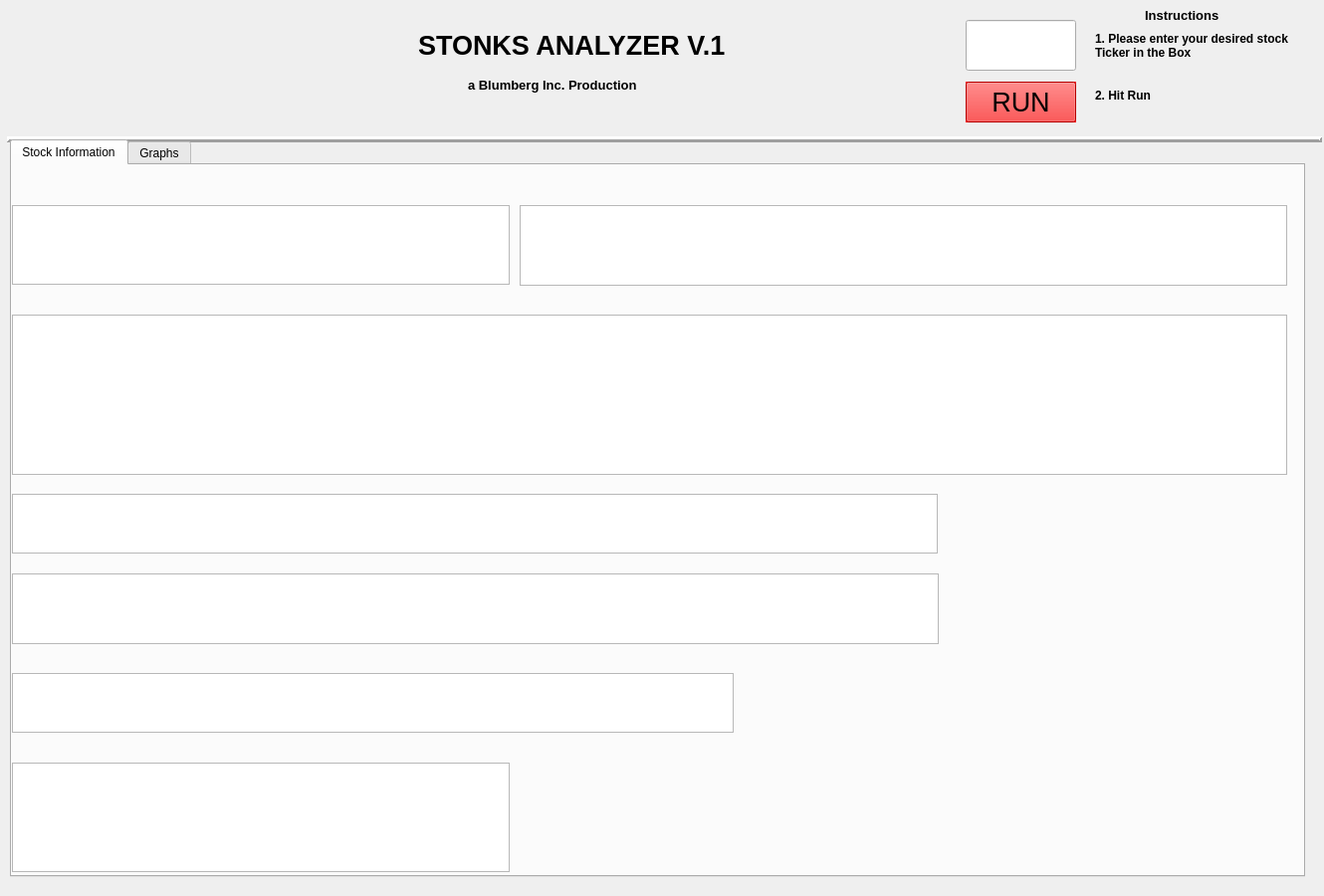
<?xml version="1.0" encoding="UTF-8"?>
<ui version="4.0">
 <class>Form</class>
 <widget class="QWidget" name="Form">
  <property name="geometry">
   <rect>
    <x>0</x>
    <y>0</y>
    <width>1330</width>
    <height>900</height>
   </rect>
  </property>
  <property name="windowTitle">
   <string>Form</string>
  </property>
  <widget class="QLineEdit" name="lineEdit">
   <property name="geometry">
    <rect>
     <x>970</x>
     <y>20</y>
     <width>111</width>
     <height>51</height>
    </rect>
   </property>
   <property name="font">
    <font>
     <pointsize>30</pointsize>
     <weight>50</weight>
     <bold>false</bold>
    </font>
   </property>
   <property name="text">
    <string/>
   </property>
  </widget>
  <widget class="QLabel" name="label_2">
   <property name="geometry">
    <rect>
     <x>20</x>
     <y>10</y>
     <width>211</width>
     <height>121</height>
    </rect>
   </property>
   <property name="text">
    <string/>
   </property>
   <property name="pixmap">
    <pixmap>stonks.jpg</pixmap>
   </property>
   <property name="scaledContents">
    <bool>true</bool>
   </property>
  </widget>
  <widget class="Line" name="line">
   <property name="geometry">
    <rect>
     <x>7</x>
     <y>130</y>
     <width>1321</width>
     <height>20</height>
    </rect>
   </property>
   <property name="font">
    <font>
     <pointsize>8</pointsize>
    </font>
   </property>
   <property name="frameShadow">
    <enum>QFrame::Raised</enum>
   </property>
   <property name="lineWidth">
    <number>3</number>
   </property>
   <property name="orientation">
    <enum>Qt::Horizontal</enum>
   </property>
  </widget>
  <widget class="QPushButton" name="pushButton">
   <property name="geometry">
    <rect>
     <x>970</x>
     <y>82</y>
     <width>111</width>
     <height>41</height>
    </rect>
   </property>
   <property name="palette">
    <palette>
     <active>
      <colorrole role="WindowText">
       <brush brushstyle="SolidPattern">
        <color alpha="255">
         <red>0</red>
         <green>0</green>
         <blue>0</blue>
        </color>
       </brush>
      </colorrole>
      <colorrole role="Button">
       <brush brushstyle="SolidPattern">
        <color alpha="255">
         <red>255</red>
         <green>0</green>
         <blue>0</blue>
        </color>
       </brush>
      </colorrole>
      <colorrole role="Light">
       <brush brushstyle="SolidPattern">
        <color alpha="255">
         <red>255</red>
         <green>127</green>
         <blue>127</blue>
        </color>
       </brush>
      </colorrole>
      <colorrole role="Midlight">
       <brush brushstyle="SolidPattern">
        <color alpha="255">
         <red>255</red>
         <green>63</green>
         <blue>63</blue>
        </color>
       </brush>
      </colorrole>
      <colorrole role="Dark">
       <brush brushstyle="SolidPattern">
        <color alpha="255">
         <red>127</red>
         <green>0</green>
         <blue>0</blue>
        </color>
       </brush>
      </colorrole>
      <colorrole role="Mid">
       <brush brushstyle="SolidPattern">
        <color alpha="255">
         <red>170</red>
         <green>0</green>
         <blue>0</blue>
        </color>
       </brush>
      </colorrole>
      <colorrole role="Text">
       <brush brushstyle="SolidPattern">
        <color alpha="255">
         <red>0</red>
         <green>0</green>
         <blue>0</blue>
        </color>
       </brush>
      </colorrole>
      <colorrole role="BrightText">
       <brush brushstyle="SolidPattern">
        <color alpha="255">
         <red>255</red>
         <green>255</green>
         <blue>255</blue>
        </color>
       </brush>
      </colorrole>
      <colorrole role="ButtonText">
       <brush brushstyle="SolidPattern">
        <color alpha="255">
         <red>0</red>
         <green>0</green>
         <blue>0</blue>
        </color>
       </brush>
      </colorrole>
      <colorrole role="Base">
       <brush brushstyle="SolidPattern">
        <color alpha="255">
         <red>255</red>
         <green>255</green>
         <blue>255</blue>
        </color>
       </brush>
      </colorrole>
      <colorrole role="Window">
       <brush brushstyle="SolidPattern">
        <color alpha="255">
         <red>255</red>
         <green>0</green>
         <blue>0</blue>
        </color>
       </brush>
      </colorrole>
      <colorrole role="Shadow">
       <brush brushstyle="SolidPattern">
        <color alpha="255">
         <red>0</red>
         <green>0</green>
         <blue>0</blue>
        </color>
       </brush>
      </colorrole>
      <colorrole role="AlternateBase">
       <brush brushstyle="SolidPattern">
        <color alpha="255">
         <red>255</red>
         <green>127</green>
         <blue>127</blue>
        </color>
       </brush>
      </colorrole>
      <colorrole role="ToolTipBase">
       <brush brushstyle="SolidPattern">
        <color alpha="255">
         <red>255</red>
         <green>255</green>
         <blue>220</blue>
        </color>
       </brush>
      </colorrole>
      <colorrole role="ToolTipText">
       <brush brushstyle="SolidPattern">
        <color alpha="255">
         <red>0</red>
         <green>0</green>
         <blue>0</blue>
        </color>
       </brush>
      </colorrole>
     </active>
     <inactive>
      <colorrole role="WindowText">
       <brush brushstyle="SolidPattern">
        <color alpha="255">
         <red>0</red>
         <green>0</green>
         <blue>0</blue>
        </color>
       </brush>
      </colorrole>
      <colorrole role="Button">
       <brush brushstyle="SolidPattern">
        <color alpha="255">
         <red>255</red>
         <green>0</green>
         <blue>0</blue>
        </color>
       </brush>
      </colorrole>
      <colorrole role="Light">
       <brush brushstyle="SolidPattern">
        <color alpha="255">
         <red>255</red>
         <green>127</green>
         <blue>127</blue>
        </color>
       </brush>
      </colorrole>
      <colorrole role="Midlight">
       <brush brushstyle="SolidPattern">
        <color alpha="255">
         <red>255</red>
         <green>63</green>
         <blue>63</blue>
        </color>
       </brush>
      </colorrole>
      <colorrole role="Dark">
       <brush brushstyle="SolidPattern">
        <color alpha="255">
         <red>127</red>
         <green>0</green>
         <blue>0</blue>
        </color>
       </brush>
      </colorrole>
      <colorrole role="Mid">
       <brush brushstyle="SolidPattern">
        <color alpha="255">
         <red>170</red>
         <green>0</green>
         <blue>0</blue>
        </color>
       </brush>
      </colorrole>
      <colorrole role="Text">
       <brush brushstyle="SolidPattern">
        <color alpha="255">
         <red>0</red>
         <green>0</green>
         <blue>0</blue>
        </color>
       </brush>
      </colorrole>
      <colorrole role="BrightText">
       <brush brushstyle="SolidPattern">
        <color alpha="255">
         <red>255</red>
         <green>255</green>
         <blue>255</blue>
        </color>
       </brush>
      </colorrole>
      <colorrole role="ButtonText">
       <brush brushstyle="SolidPattern">
        <color alpha="255">
         <red>0</red>
         <green>0</green>
         <blue>0</blue>
        </color>
       </brush>
      </colorrole>
      <colorrole role="Base">
       <brush brushstyle="SolidPattern">
        <color alpha="255">
         <red>255</red>
         <green>255</green>
         <blue>255</blue>
        </color>
       </brush>
      </colorrole>
      <colorrole role="Window">
       <brush brushstyle="SolidPattern">
        <color alpha="255">
         <red>255</red>
         <green>0</green>
         <blue>0</blue>
        </color>
       </brush>
      </colorrole>
      <colorrole role="Shadow">
       <brush brushstyle="SolidPattern">
        <color alpha="255">
         <red>0</red>
         <green>0</green>
         <blue>0</blue>
        </color>
       </brush>
      </colorrole>
      <colorrole role="AlternateBase">
       <brush brushstyle="SolidPattern">
        <color alpha="255">
         <red>255</red>
         <green>127</green>
         <blue>127</blue>
        </color>
       </brush>
      </colorrole>
      <colorrole role="ToolTipBase">
       <brush brushstyle="SolidPattern">
        <color alpha="255">
         <red>255</red>
         <green>255</green>
         <blue>220</blue>
        </color>
       </brush>
      </colorrole>
      <colorrole role="ToolTipText">
       <brush brushstyle="SolidPattern">
        <color alpha="255">
         <red>0</red>
         <green>0</green>
         <blue>0</blue>
        </color>
       </brush>
      </colorrole>
     </inactive>
     <disabled>
      <colorrole role="WindowText">
       <brush brushstyle="SolidPattern">
        <color alpha="255">
         <red>127</red>
         <green>0</green>
         <blue>0</blue>
        </color>
       </brush>
      </colorrole>
      <colorrole role="Button">
       <brush brushstyle="SolidPattern">
        <color alpha="255">
         <red>255</red>
         <green>0</green>
         <blue>0</blue>
        </color>
       </brush>
      </colorrole>
      <colorrole role="Light">
       <brush brushstyle="SolidPattern">
        <color alpha="255">
         <red>255</red>
         <green>127</green>
         <blue>127</blue>
        </color>
       </brush>
      </colorrole>
      <colorrole role="Midlight">
       <brush brushstyle="SolidPattern">
        <color alpha="255">
         <red>255</red>
         <green>63</green>
         <blue>63</blue>
        </color>
       </brush>
      </colorrole>
      <colorrole role="Dark">
       <brush brushstyle="SolidPattern">
        <color alpha="255">
         <red>127</red>
         <green>0</green>
         <blue>0</blue>
        </color>
       </brush>
      </colorrole>
      <colorrole role="Mid">
       <brush brushstyle="SolidPattern">
        <color alpha="255">
         <red>170</red>
         <green>0</green>
         <blue>0</blue>
        </color>
       </brush>
      </colorrole>
      <colorrole role="Text">
       <brush brushstyle="SolidPattern">
        <color alpha="255">
         <red>127</red>
         <green>0</green>
         <blue>0</blue>
        </color>
       </brush>
      </colorrole>
      <colorrole role="BrightText">
       <brush brushstyle="SolidPattern">
        <color alpha="255">
         <red>255</red>
         <green>255</green>
         <blue>255</blue>
        </color>
       </brush>
      </colorrole>
      <colorrole role="ButtonText">
       <brush brushstyle="SolidPattern">
        <color alpha="255">
         <red>127</red>
         <green>0</green>
         <blue>0</blue>
        </color>
       </brush>
      </colorrole>
      <colorrole role="Base">
       <brush brushstyle="SolidPattern">
        <color alpha="255">
         <red>255</red>
         <green>0</green>
         <blue>0</blue>
        </color>
       </brush>
      </colorrole>
      <colorrole role="Window">
       <brush brushstyle="SolidPattern">
        <color alpha="255">
         <red>255</red>
         <green>0</green>
         <blue>0</blue>
        </color>
       </brush>
      </colorrole>
      <colorrole role="Shadow">
       <brush brushstyle="SolidPattern">
        <color alpha="255">
         <red>0</red>
         <green>0</green>
         <blue>0</blue>
        </color>
       </brush>
      </colorrole>
      <colorrole role="AlternateBase">
       <brush brushstyle="SolidPattern">
        <color alpha="255">
         <red>255</red>
         <green>0</green>
         <blue>0</blue>
        </color>
       </brush>
      </colorrole>
      <colorrole role="ToolTipBase">
       <brush brushstyle="SolidPattern">
        <color alpha="255">
         <red>255</red>
         <green>255</green>
         <blue>220</blue>
        </color>
       </brush>
      </colorrole>
      <colorrole role="ToolTipText">
       <brush brushstyle="SolidPattern">
        <color alpha="255">
         <red>0</red>
         <green>0</green>
         <blue>0</blue>
        </color>
       </brush>
      </colorrole>
     </disabled>
    </palette>
   </property>
   <property name="font">
    <font>
     <pointsize>20</pointsize>
    </font>
   </property>
   <property name="autoFillBackground">
    <bool>true</bool>
   </property>
   <property name="text">
    <string>RUN</string>
   </property>
  </widget>
  <widget class="QLabel" name="label_3">
   <property name="geometry">
    <rect>
     <x>1100</x>
     <y>30</y>
     <width>201</width>
     <height>31</height>
    </rect>
   </property>
   <property name="font">
    <font>
     <weight>75</weight>
     <bold>true</bold>
    </font>
   </property>
   <property name="text">
    <string>1. Please enter your desired stock Ticker in the Box                                                     </string>
   </property>
   <property name="wordWrap">
    <bool>true</bool>
   </property>
  </widget>
  <widget class="QLabel" name="label">
   <property name="geometry">
    <rect>
     <x>420</x>
     <y>30</y>
     <width>311</width>
     <height>31</height>
    </rect>
   </property>
   <property name="font">
    <font>
     <pointsize>20</pointsize>
     <weight>75</weight>
     <bold>true</bold>
    </font>
   </property>
   <property name="text">
    <string>STONKS ANALYZER V.1</string>
   </property>
  </widget>
  <widget class="QLabel" name="label_4">
   <property name="geometry">
    <rect>
     <x>470</x>
     <y>70</y>
     <width>181</width>
     <height>31</height>
    </rect>
   </property>
   <property name="font">
    <font>
     <pointsize>10</pointsize>
     <weight>75</weight>
     <bold>true</bold>
    </font>
   </property>
   <property name="text">
    <string>a Blumberg Inc. Production</string>
   </property>
  </widget>
  <widget class="QLabel" name="label_5">
   <property name="geometry">
    <rect>
     <x>1100</x>
     <y>80</y>
     <width>201</width>
     <height>31</height>
    </rect>
   </property>
   <property name="font">
    <font>
     <weight>75</weight>
     <bold>true</bold>
    </font>
   </property>
   <property name="text">
    <string>2. Hit Run</string>
   </property>
  </widget>
  <widget class="QLabel" name="label_6">
   <property name="geometry">
    <rect>
     <x>1150</x>
     <y>0</y>
     <width>91</width>
     <height>31</height>
    </rect>
   </property>
   <property name="font">
    <font>
     <pointsize>10</pointsize>
     <weight>75</weight>
     <bold>true</bold>
    </font>
   </property>
   <property name="text">
    <string>Instructions</string>
   </property>
  </widget>
  <widget class="QTabWidget" name="tabWidget">
   <property name="geometry">
    <rect>
     <x>10</x>
     <y>140</y>
     <width>1301</width>
     <height>741</height>
    </rect>
   </property>
   <property name="currentIndex">
    <number>0</number>
   </property>
   <widget class="QWidget" name="tabStockInfo">
    <attribute name="title">
     <string>Stock Information</string>
    </attribute>
    <widget class="QTableView" name="stockpriceEvolution">
     <property name="geometry">
      <rect>
       <x>0</x>
       <y>600</y>
       <width>500</width>
       <height>110</height>
      </rect>
     </property>
    </widget>
    <widget class="QTableView" name="stockInfo">
     <property name="geometry">
      <rect>
       <x>0</x>
       <y>40</y>
       <width>500</width>
       <height>80</height>
      </rect>
     </property>
     <attribute name="horizontalHeaderStretchLastSection">
      <bool>true</bool>
     </attribute>
     <attribute name="verticalHeaderDefaultSectionSize">
      <number>50</number>
     </attribute>
    </widget>
    <widget class="QTableView" name="analystSummary">
     <property name="geometry">
      <rect>
       <x>0</x>
       <y>410</y>
       <width>931</width>
       <height>71</height>
      </rect>
     </property>
    </widget>
    <widget class="QTableView" name="pricingInfo">
     <property name="geometry">
      <rect>
       <x>0</x>
       <y>510</y>
       <width>725</width>
       <height>60</height>
      </rect>
     </property>
    </widget>
    <widget class="QTableView" name="getCommonRatios">
     <property name="geometry">
      <rect>
       <x>0</x>
       <y>330</y>
       <width>930</width>
       <height>60</height>
      </rect>
     </property>
    </widget>
    <widget class="QTextBrowser" name="stockSummary">
     <property name="geometry">
      <rect>
       <x>510</x>
       <y>40</y>
       <width>771</width>
       <height>81</height>
      </rect>
     </property>
    </widget>
    <widget class="QTableView" name="news">
     <property name="geometry">
      <rect>
       <x>0</x>
       <y>150</y>
       <width>1281</width>
       <height>161</height>
      </rect>
     </property>
    </widget>
   </widget>
   <widget class="QWidget" name="tabGraphs">
    <attribute name="title">
     <string>Graphs</string>
    </attribute>
   </widget>
  </widget>
 </widget>
 <resources/>
 <connections/>
</ui>
